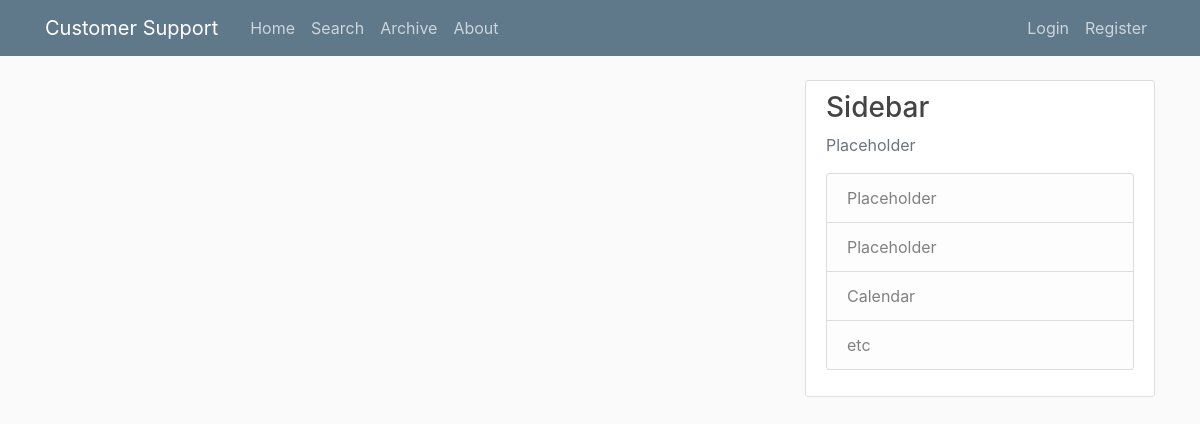
Page /home on the earlier database version.
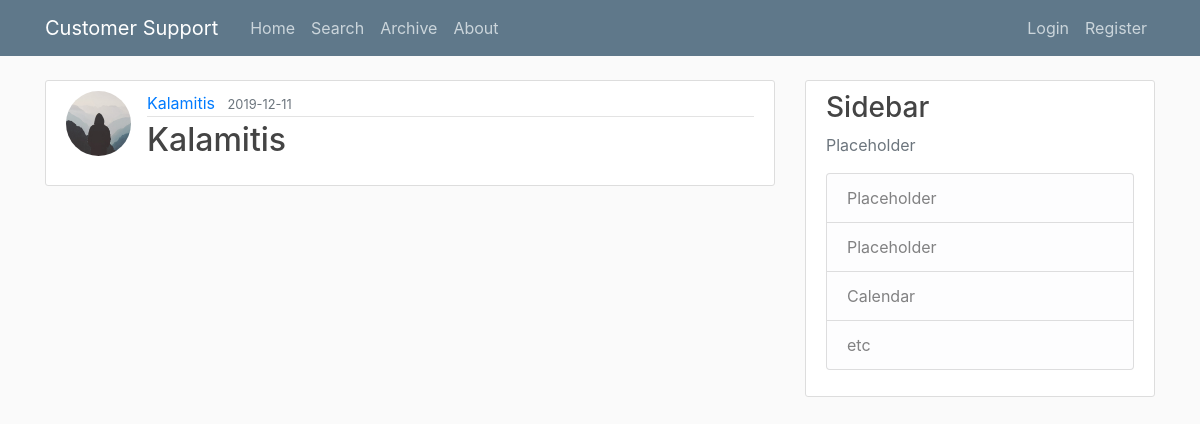
Same page on the later database version.
### project/models.py (models this page shows, shortened)
class Post(db.Model):
    id = db.Column(db.Integer, primary_key=True)
    title = db.Column(db.String(100), nullable=False)
    date_posted = db.Column(db.DateTime, nullable=False, default=datetime.utcnow)
    customer = db.Column(db.Text, nullable=False)
    microscope = db.Column(db.Text, nullable=False)
    country = db.Column(db.Text, nullable=False)
    date_req = db.Column(db.Text, nullable=False)
    problem_disc = db.Column(db.Text, nullable=False)
    os = db.Column(db.Text, nullable=False)
    digistar = db.Column(db.Text, nullable=False)
    gis = db.Column(db.Text, nullable=False)
    people_inv = db.Column(db.Text, nullable=False)
    actions = db.Column(db.Text, nullable=False)
    spares = db.Column(db.Text, nullable=False)
    date_fix = db.Column(db.Text, nullable=False)
    warranty = db.Column(db.Text, nullable=False)
    notes = db.Column(db.Text, nullable=False)
    user_id = db.Column(db.Integer, db.ForeignKey('user.id'), nullable=False)

class User(db.Model, UserMixin):
    id = db.Column(db.Integer, primary_key=True)
    username = db.Column(db.String(20), unique=True, nullable=False)
    email = db.Column(db.String(120), unique=True, nullable=False)
    image_file = db.Column(db.String(20), nullable=False, default='default.jpg')
    password = db.Column(db.String(60), nullable=False)
    posts = db.relationship('Post', backref='author', lazy=True)

### project/routes.py (the view)
@app.route("/")
@app.route("/home")
def home():
    page = request.args.get('page', 1, type=int)
    posts = Post.query.order_by(Post.date_posted.desc()).paginate(page=page, per_page=5)
    return render_template('home.html', posts=posts)

### project/templates/home.html (shortened to what this page needs)
{% extends "layout.html" %}
{% block content %}
    {% for post in posts %}
        <article class="media content-section">
          <img class="rounded-circle article-img" src="{{ url_for('static', filename='profile_pics/' + post.author.image_file) }}">
          <div class="media-body">
            <div class="article-metadata">
              <a class="mr-2" href="#">{{ post.author.username }}</a>
              <small class="text-muted">{{ post.date_posted.strftime('%Y-%m-%d') }}</small>
            </div>
            <h2><a class="article-title" href="{{ url_for('post', post_id=post.id) }}">{{ post.title }}</a></h2>
          </div>
        </article>
    {% endfor %}
{% endblock content %}

### project/templates/layout.html (shortened to what this page needs)
<!DOCTYPE html>
<html>
<head>
    <link rel="stylesheet" href="https://maxcdn.bootstrapcdn.com/bootstrap/4.0.0/css/bootstrap.min.css">
    <link rel="stylesheet" type="text/css" href="{{ url_for('static', filename='main.css') }}">
</head>
<body>
    <header class="site-header">
      <nav class="navbar navbar-expand-md navbar-dark bg-steel fixed-top">
        <div class="container">
          <a class="navbar-brand mr-4" href="/">Customer Support</a>
          <div class="collapse navbar-collapse" id="navbarToggle">
            <div class="navbar-nav mr-auto">
              <a class="nav-item nav-link" href="{{ url_for('home') }}">Home</a>
              <a class="nav-item nav-link" href="{{ url_for('search') }}">Search</a>
              <a class="nav-item nav-link" href="{{ url_for('archive') }}">Archive</a>
              <a class="nav-item nav-link" href="{{ url_for('about') }}">About</a>
            </div>
            <div class="navbar-nav">
              {% if current_user.is_authenticated %}
                <a class="nav-item nav-link" href="{{ url_for('new_post') }}">New Post</a>
                <a class="nav-item nav-link" href="{{ url_for('account') }}">Account</a>
                <a class="nav-item nav-link" href="{{ url_for('logout') }}">Logout</a>
              {% else %}
                <a class="nav-item nav-link" href="{{ url_for('login') }}">Login</a>
                <a class="nav-item nav-link" href="{{ url_for('register') }}">Register</a>
              {% endif %}
            </div>
          </div>
        </div>
      </nav>
    </header>
    <main role="main" class="container">
      <div class="row">
        <div class="col-md-8">
          {% block content %}{% endblock %}
        </div>
        <div class="col-md-4">
          <div class="content-section">
            <h3>Sidebar</h3>
            <p class='text-muted'>Placeholder
              <ul class="list-group">
                <li class="list-group-item list-group-item-light">Placeholder</li>
                <li class="list-group-item list-group-item-light">Placeholder</li>
                <li class="list-group-item list-group-item-light">Calendar</li>
                <li class="list-group-item list-group-item-light">etc</li>
              </ul>
            </p>
          </div>
        </div>
      </div>
    </main>
</body>
</html>

### project/static/main.css (style rules this page uses)
body { background: #fafafa; color: #333333; margin-top: 5rem; }
h1, h2, h3, h4, h5, h6 { color: #444444; }
.bg-steel { background-color: #5f788a; }
.site-header .navbar-nav .nav-link { color: #cbd5db; }
.content-section { background: #ffffff; padding: 10px 20px; border: 1px solid #dddddd; border-radius: 3px; margin-bottom: 20px; }
.article-title { color: #444444; }
.article-img { height: 65px; width: 65px; margin-right: 16px; }
.article-metadata { padding-bottom: 1px; margin-bottom: 4px; border-bottom: 1px solid #e3e3e3 }

Differences in the rows shown:
added Post: image_file (placeholder picture), author.username "Kalamitis", date_posted "2019-12-11", title "Kalamitis"
